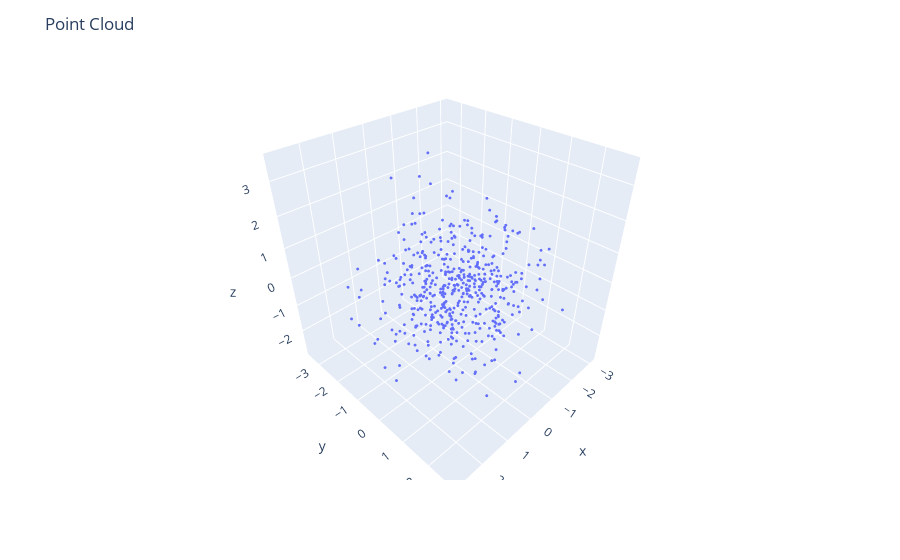

Notebook code for this chart:
### Code cell
# Generate random 3D points
points = np.random.randn(500, 3)

# Create and display the plot
fig = cg.plot(points, title="Point Cloud", size=1.0)
fig.show()

### Figure 1 — Plotly figure (JSON) as saved in the notebook; plotly's stock layout.template omitted (floating-point values rounded to 4 significant figures; data arrays with more than 128 entries replaced by an {"elided": "..."} marker saying what was removed)
{"data": [{"hovertemplate": "x=%{x}<br>y=%{y}<br>z=%{z}<extra></extra>", "legendgroup": "", "marker": {"color": "#636efa", "size": 1, "symbol": "circle"}, "mode": "markers", "name": "", "scene": "scene", "showlegend": false, "type": "scatter3d", "x": {"elided": "500 float values"}, "y": {"elided": "500 float values"}, "z": {"elided": "500 float values"}}], "layout": {"legend": {"tracegroupgap": 0}, "margin": {"t": 60}, "scene": {"domain": {"x": [0, 1], "y": [0, 1]}, "xaxis": {"title": {"text": "x"}}, "yaxis": {"title": {"text": "y"}}, "zaxis": {"title": {"text": "z"}}}, "title": {"text": "Point Cloud"}}}
